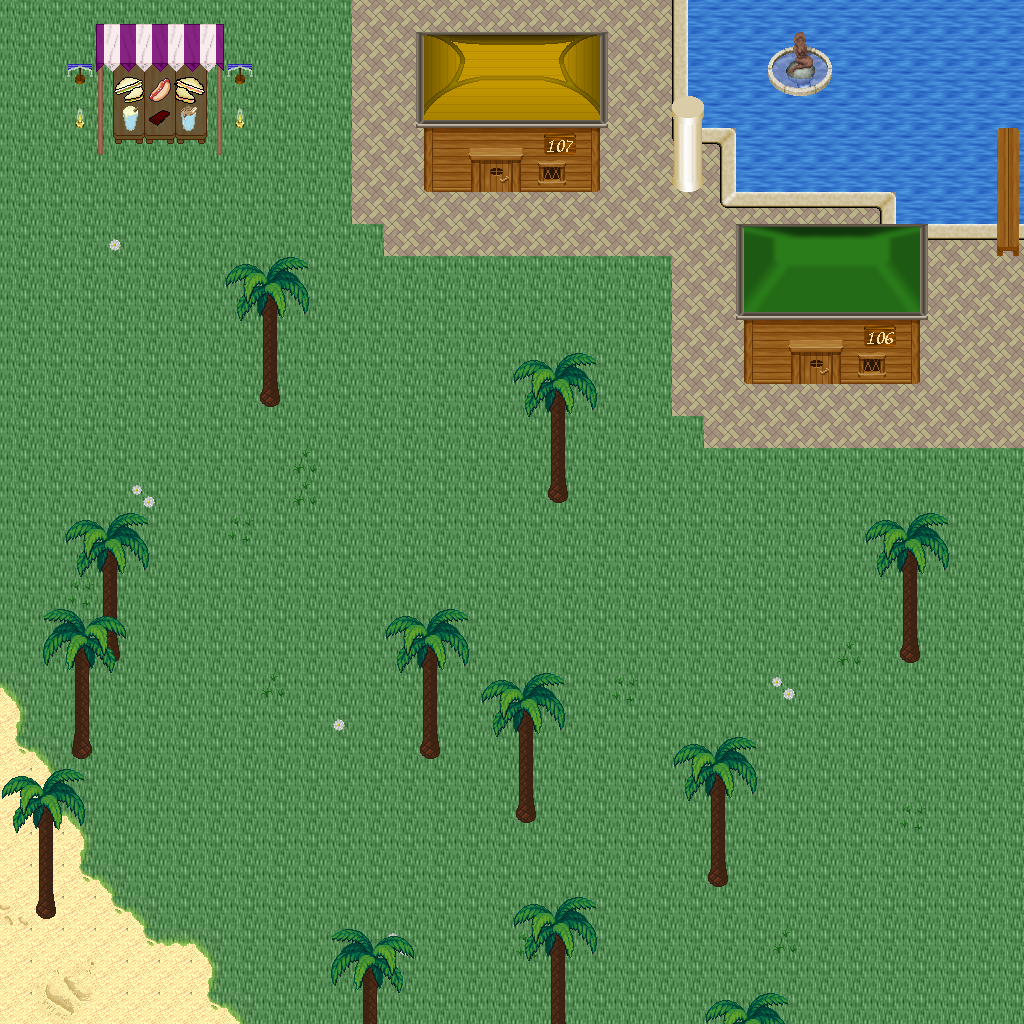

Tiled map render using the project's own tile images. Description and the map definition, with tile-layer contents summarised, below:
An orthogonal 32x32 tile map with 32x32 px tiles, 5 tile layers (Ground, Objects, Objects2, Above, ...), 1 hidden layer not drawn, 57 tilesets.

<map version="1.10" tiledversion="1.11.0" orientation="orthogonal" renderorder="right-down" width="32" height="32" tilewidth="32" tileheight="32" infinite="0" nextlayerid="11" nextobjectid="1">
 <tileset firstgid="1" name="logic_collision" tilewidth="32" tileheight="32" tilecount="1" columns="1">
  <image source="../drawable/logic_collision.png" width="32" height="32" />
 </tileset>
 <tileset firstgid="2" name="ground_ground" tilewidth="32" tileheight="32" tilecount="33" columns="3">
  <image source="../drawable/ground_ground.png" width="96" height="352" />
 </tileset>
 <tileset firstgid="35" name="ground_water_pool" tilewidth="32" tileheight="32" tilecount="72" columns="3">
  <image source="../drawable/ground_water_pool.png" width="96" height="768" />
 </tileset>
 <tileset firstgid="107" name="furniture_carpet_plain_colours" tilewidth="32" tileheight="32" tilecount="10" columns="10">
  <image source="../drawable/furniture_carpet_plain_colours.png" width="320" height="32" />
 </tileset>
 <tileset firstgid="117" name="ground_brown_paving" tilewidth="32" tileheight="32" tilecount="2" columns="2">
  <image source="../drawable/ground_brown_paving.png" width="64" height="32" />
 </tileset>
 <tileset firstgid="119" name="ground_water_water" tilewidth="32" tileheight="32" tilecount="24" columns="3">
  <image source="../drawable/ground_water_water.png" width="96" height="256" />
 </tileset>
 <tileset firstgid="143" name="building_fence_fence_chunky" tilewidth="32" tileheight="32" tilecount="21" columns="3">
  <image source="../drawable/building_fence_fence_chunky.png" width="96" height="224" />
 </tileset>
 <tileset firstgid="164" name="ground_water_pool_corners" tilewidth="32" tileheight="32" tilecount="72" columns="3">
  <image source="../drawable/ground_water_pool_corners.png" width="96" height="768" />
 </tileset>
 <tileset firstgid="236" name="ground_grass_edges" tilewidth="32" tileheight="32" tilecount="36" columns="12">
  <image source="../drawable/ground_grass_edges.png" width="384" height="96" />
 </tileset>
 <tileset firstgid="272" name="ground_grass_corners" tilewidth="32" tileheight="32" tilecount="24" columns="6">
  <image source="../drawable/ground_grass_corners.png" width="192" height="128" />
 </tileset>
 <tileset firstgid="296" name="plant_grasses" tilewidth="32" tileheight="32" tilecount="6" columns="3">
  <image source="../drawable/plant_grasses.png" width="96" height="64" />
 </tileset>
 <tileset firstgid="302" name="plant_flower_daisy_white" tilewidth="32" tileheight="32" tilecount="8" columns="2">
  <image source="../drawable/plant_flower_daisy_white.png" width="64" height="128" />
 </tileset>
 <tileset firstgid="310" name="building_door_door_w" tilewidth="32" tileheight="32" tilecount="6" columns="2">
  <image source="../drawable/building_door_door_w.png" width="64" height="96" />
 </tileset>
 <tileset firstgid="316" name="building_wall_wood" tilewidth="32" tileheight="32" tilecount="16" columns="4">
  <image source="../drawable/building_wall_wood.png" width="128" height="128" />
 </tileset>
 <tileset firstgid="332" name="building_door_door_e" tilewidth="32" tileheight="32" tilecount="6" columns="2">
  <image source="../drawable/building_door_door_e.png" width="64" height="96" />
 </tileset>
 <tileset firstgid="338" name="ground_ground_2" tilewidth="32" tileheight="32" tilecount="4" columns="4">
  <image source="../drawable/ground_ground_2.png" width="128" height="32" />
 </tileset>
 <tileset firstgid="342" name="building_wall_stone" tilewidth="32" tileheight="32" tilecount="12" columns="3">
  <image source="../drawable/building_wall_stone.png" width="96" height="128" />
 </tileset>
 <tileset firstgid="354" name="building_wall_wall_brown" tilewidth="32" tileheight="32" tilecount="12" columns="3">
  <image source="../drawable/building_wall_wall_brown.png" width="96" height="128" />
 </tileset>
 <tileset firstgid="366" name="building_door_door_n" tilewidth="32" tileheight="32" tilecount="6" columns="3">
  <image source="../drawable/building_door_door_n.png" width="96" height="64" />
 </tileset>
 <tileset firstgid="372" name="building_church" tilewidth="32" tileheight="32" tilecount="56" columns="8">
  <image source="../drawable/building_church.png" width="256" height="224" />
 </tileset>
 <tileset firstgid="428" name="building_castle" tilewidth="32" tileheight="32" tilecount="320" columns="20">
  <image source="../drawable/building_castle.png" width="640" height="512" />
 </tileset>
 <tileset firstgid="748" name="plant_cactus" tilewidth="32" tileheight="32" tilecount="2" columns="1">
  <image source="../drawable/plant_cactus.png" width="32" height="64" />
 </tileset>
 <tileset firstgid="750" name="plant_stump_small_stump" tilewidth="32" tileheight="32" tilecount="4" columns="2">
  <image source="../drawable/plant_stump_small_stump.png" width="64" height="64" />
 </tileset>
 <tileset firstgid="754" name="furniture_carpet_rug_border" tilewidth="32" tileheight="32" tilecount="9" columns="3">
  <image source="../drawable/furniture_carpet_rug_border.png" width="96" height="96" />
 </tileset>
 <tileset firstgid="763" name="building_window_window_right" tilewidth="32" tileheight="32" tilecount="2" columns="2">
  <image source="../drawable/building_window_window_right.png" width="64" height="32" />
 </tileset>
 <tileset firstgid="765" name="item_statue_fairypool" tilewidth="32" tileheight="32" tilecount="16" columns="2">
  <image source="../drawable/item_statue_fairypool.png" width="64" height="256" />
 </tileset>
 <tileset firstgid="781" name="furniture_table_long_front_on" tilewidth="32" tileheight="32" tilecount="3" columns="1">
  <image source="../drawable/furniture_table_long_front_on.png" width="32" height="96" />
 </tileset>
 <tileset firstgid="784" name="building_decoration_blue_circle" tilewidth="32" tileheight="32" tilecount="4" columns="2">
  <image source="../drawable/building_decoration_blue_circle.png" width="64" height="64" />
 </tileset>
 <tileset firstgid="788" name="building_wall_bricked_edges" tilewidth="32" tileheight="32" tilecount="25" columns="5">
  <image source="../drawable/building_wall_bricked_edges.png" width="160" height="160" />
 </tileset>
 <tileset firstgid="813" name="item_corpse_skull_pale" tilewidth="32" tileheight="32" tilecount="2" columns="2">
  <image source="../drawable/item_corpse_skull_pale.png" width="64" height="32" />
 </tileset>
 <tileset firstgid="815" name="item_corpse_huge_animal" tilewidth="32" tileheight="32" tilecount="16" columns="2">
  <image source="../drawable/item_corpse_huge_animal.png" width="64" height="256" />
 </tileset>
 <tileset firstgid="831" name="item_sign_large" tilewidth="32" tileheight="32" tilecount="15" columns="5">
  <image source="../drawable/item_sign_large.png" width="160" height="96" />
 </tileset>
 <tileset firstgid="846" name="building_roof_yellow" tilewidth="32" tileheight="32" tilecount="20" columns="5">
  <image source="../drawable/building_roof_yellow.png" width="160" height="128" />
 </tileset>
 <tileset firstgid="866" name="building_roof_red" tilewidth="32" tileheight="32" tilecount="20" columns="5">
  <image source="../drawable/building_roof_red.png" width="160" height="128" />
 </tileset>
 <tileset firstgid="886" name="building_roof_green" tilewidth="32" tileheight="32" tilecount="20" columns="5">
  <image source="../drawable/building_roof_green.png" width="160" height="128" />
 </tileset>
 <tileset firstgid="906" name="building_roof_blue" tilewidth="32" tileheight="32" tilecount="20" columns="5">
  <image source="../drawable/building_roof_blue.png" width="160" height="128" />
 </tileset>
 <tileset firstgid="926" name="logic_creature_animal" tilewidth="32" tileheight="32" tilecount="32" columns="8">
  <image source="../drawable/logic_creature_animal.png" width="256" height="128" />
 </tileset>
 <tileset firstgid="958" name="logic_creature_golem" tilewidth="32" tileheight="32" tilecount="4" columns="4">
  <image source="../drawable/logic_creature_golem.png" width="128" height="32" />
 </tileset>
 <tileset firstgid="962" name="object_boat" tilewidth="32" tileheight="32" tilecount="42" columns="6">
  <image source="../drawable/object_boat.png" width="192" height="224" />
 </tileset>
 <tileset firstgid="1004" name="ground_water_pool_deep" tilewidth="32" tileheight="32" tilecount="72" columns="3">
  <image source="../drawable/ground_water_pool_deep.png" width="96" height="768" />
 </tileset>
 <tileset firstgid="1076" name="object_suspension_bridge" tilewidth="32" tileheight="32" tilecount="24" columns="3">
  <image source="../drawable/object_suspension_bridge.png" width="96" height="256" />
 </tileset>
 <tileset firstgid="1100" name="plant_tree_palm_trees" tilewidth="32" tileheight="32" tilecount="40" columns="4">
  <image source="../drawable/plant_tree_palm_trees.png" width="128" height="320" />
 </tileset>
 <tileset firstgid="1140" name="furniture_table_hotdog_stand" tilewidth="32" tileheight="32" tilecount="20" columns="4">
  <image source="../drawable/furniture_table_hotdog_stand.png" width="128" height="160" />
 </tileset>
 <tileset firstgid="1160" name="item_banners_banners" tilewidth="32" tileheight="32" tilecount="6" columns="2">
  <image source="../drawable/item_banners_banners.png" width="64" height="96" />
 </tileset>
 <tileset firstgid="1166" name="building_door_closed" tilewidth="32" tileheight="32" tilecount="1" columns="1">
  <image source="../drawable/building_door_closed.png" width="32" height="32" />
 </tileset>
 <tileset firstgid="1167" name="building_decoration_numbers" tilewidth="32" tileheight="32" tilecount="20" columns="2">
  <image source="../drawable/building_decoration_numbers.png" width="64" height="320" />
 </tileset>
 <tileset firstgid="1187" name="building_decoration_numbers_higher" tilewidth="32" tileheight="32" tilecount="2" columns="2">
  <image source="../drawable/building_decoration_numbers_higher.png" width="64" height="32" />
 </tileset>
 <tileset firstgid="1189" name="furniture_light_small_oil_lamp" tilewidth="32" tileheight="32" tilecount="8" columns="2">
  <image source="../drawable/furniture_light_small_oil_lamp.png" width="64" height="128" />
 </tileset>
 <tileset firstgid="1197" name="light_light_1x1" tilewidth="32" tileheight="32" tilecount="3" columns="3">
  <image source="../drawable/light_light_1x1.png" width="96" height="32" />
 </tileset>
 <tileset firstgid="1200" name="building_roof_straw" tilewidth="32" tileheight="32" tilecount="20" columns="5">
  <image source="../drawable/building_roof_straw.png" width="160" height="128" />
 </tileset>
 <tileset firstgid="1220" name="building_huts" tilewidth="32" tileheight="32" tilecount="338" columns="26">
  <image source="../drawable/building_huts.png" width="832" height="416" />
 </tileset>
 <tileset firstgid="1558" name="light_light_5x5" tilewidth="32" tileheight="32" tilecount="25" columns="5">
  <image source="../drawable/light_light_5x5.png" width="160" height="160" />
 </tileset>
 <tileset firstgid="1583" name="logic_item_sign" tilewidth="32" tileheight="32" tilecount="1" columns="1">
  <image source="../drawable/logic_item_sign.png" width="32" height="32" />
 </tileset>
 <tileset firstgid="1584" name="light_door_light" tilewidth="32" tileheight="32" tilecount="12" columns="3">
  <image source="../drawable/light_door_light.png" width="96" height="128" />
 </tileset>
 <tileset firstgid="1596" name="ground_sand_1" tilewidth="32" tileheight="32" tilecount="10" columns="2">
  <image source="../drawable/ground_sand_1.png" width="64" height="160" />
 </tileset>
 <tileset firstgid="1606" name="ground_sand_2" tilewidth="32" tileheight="32" tilecount="15" columns="5">
  <image source="../drawable/ground_sand_2.png" width="160" height="96" />
 </tileset>
 <tileset firstgid="1621" name="logic_creature_reptile" tilewidth="32" tileheight="32" tilecount="7" columns="7">
  <image source="../drawable/logic_creature_reptile.png" width="224" height="32" />
 </tileset>
 <layer id="1" name="Ground" width="32" height="32">
  <data>[1024 cells, 1024 non-empty, 6 distinct tile ids]</data>
 </layer>
 <layer id="2" name="Objects" width="32" height="32">
  <data>[1024 cells, 176 non-empty, 51 distinct tile ids]</data>
 </layer>
 <layer id="3" name="Objects2" width="32" height="32">
  <data>[1024 cells, 22 non-empty, 13 distinct tile ids]</data>
 </layer>
 <layer id="4" name="Above" width="32" height="32">
  <data>[1024 cells, 202 non-empty, 65 distinct tile ids]</data>
 </layer>
 <layer id="5" name="Above2" width="32" height="32">
  <data>[1024 cells, 5 non-empty, 5 distinct tile ids]</data>
 </layer>
 <layer id="6" name="Walkable" width="32" height="32" visible="0">
  <data>[1024 cells, 75 non-empty, 1 distinct tile ids]</data>
 </layer>
 <objectgroup id="7" name="Mapevents" />
 <objectgroup id="8" name="Spawn" />
 <objectgroup id="9" name="Keys" />
 <objectgroup id="10" name="Replace" />
</map>
